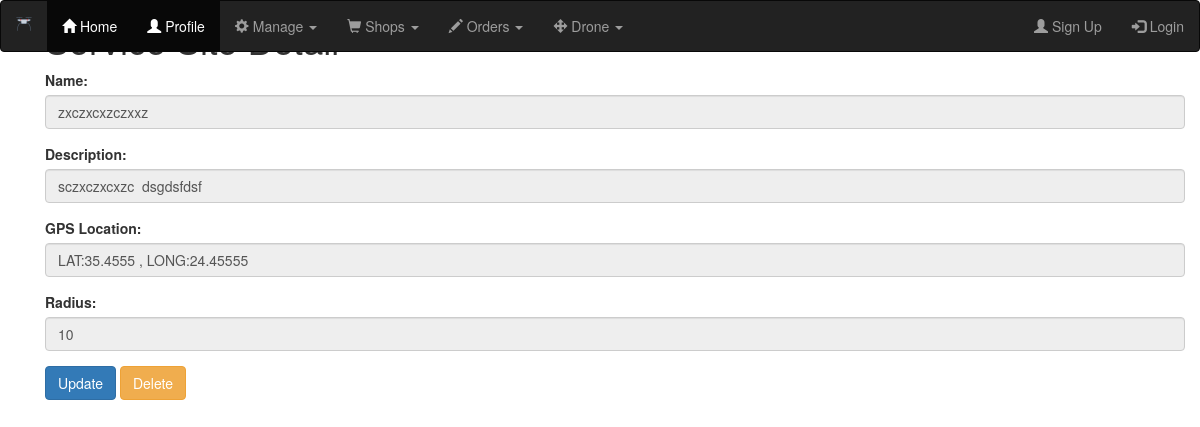
Page /shops/service_site/1/detail on the committed database.
### shops/models.py (models this page shows, shortened)
class ServiceSite(models.Model): #Locations where there is a drone service
    name = models.CharField(max_length=20,blank=False)
    description = models.CharField(max_length=50, blank=True)
    lat = models.FloatField(null=True)
    long = models.FloatField(null=True)
    radius = models.IntegerField(default=10)

### shops/views.py (the view)
# urls.py: path('service_site/<int:id>/detail',ServiceSiteDetailView.as_view(),name='service_site_detail'),
class ServiceSiteDetailView(DetailView):
    template_name = 'service_sites/servicesite_detail.html'
    model=ServiceSite
    form_class = ServiceSiteModelForm
    def get_object(self):
        id_ = self.kwargs.get("id")
        return get_object_or_404(ServiceSite,id=id_)

### shops/templates/service_sites/servicesite_detail.html (shortened to what this page needs)
<!DOCTYPE html>
{% extends "base.html" %}
{% load crispy_forms_tags %}
{% block content %}
<div class="container">
  <h1>Service Site Detail</h1>
  <form method="POST">
    <div class="form-group">
        <label for="name">Name:</label>
        <input type="text" class="form-control" id="name" value='{{ servicesite.name }}' disabled>
    </div>
    <div class="form-group">
        <label for="description">Description:</label>
        <input type="text" class="form-control" id="description" value="{{ servicesite.description }}" disabled>
    </div>
    <div class="form-group">
        <label for="gps">GPS Location:</label>
        <input type="text" class="form-control" id="gps" value='LAT:{{ servicesite.lat }} , LONG:{{ servicesite.long }}' disabled>
    </div>
    <div class="form-group">
        <label for="radius">Radius:</label>
        <input type="text" class="form-control" id="radius" value="{{ servicesite.radius }}" disabled>
    </div>
    <a href="{% url 'shops:service_site_update' servicesite.id %}"><button type="button" class="btn btn-primary">Update</button></a>
    <a href="{% url 'shops:service_site_delete' servicesite.id %}"><button type="button" class="btn btn-warning">Delete</button></a>
  </form>
</div>
{% endblock %}

### rows in the picture
ServiceSite: name "zxczxcxzczxxz", description "sczxczxcxzc dsgdsfdsf", lat "LAT:35.4555 , LONG:24.45555", radius "10"
